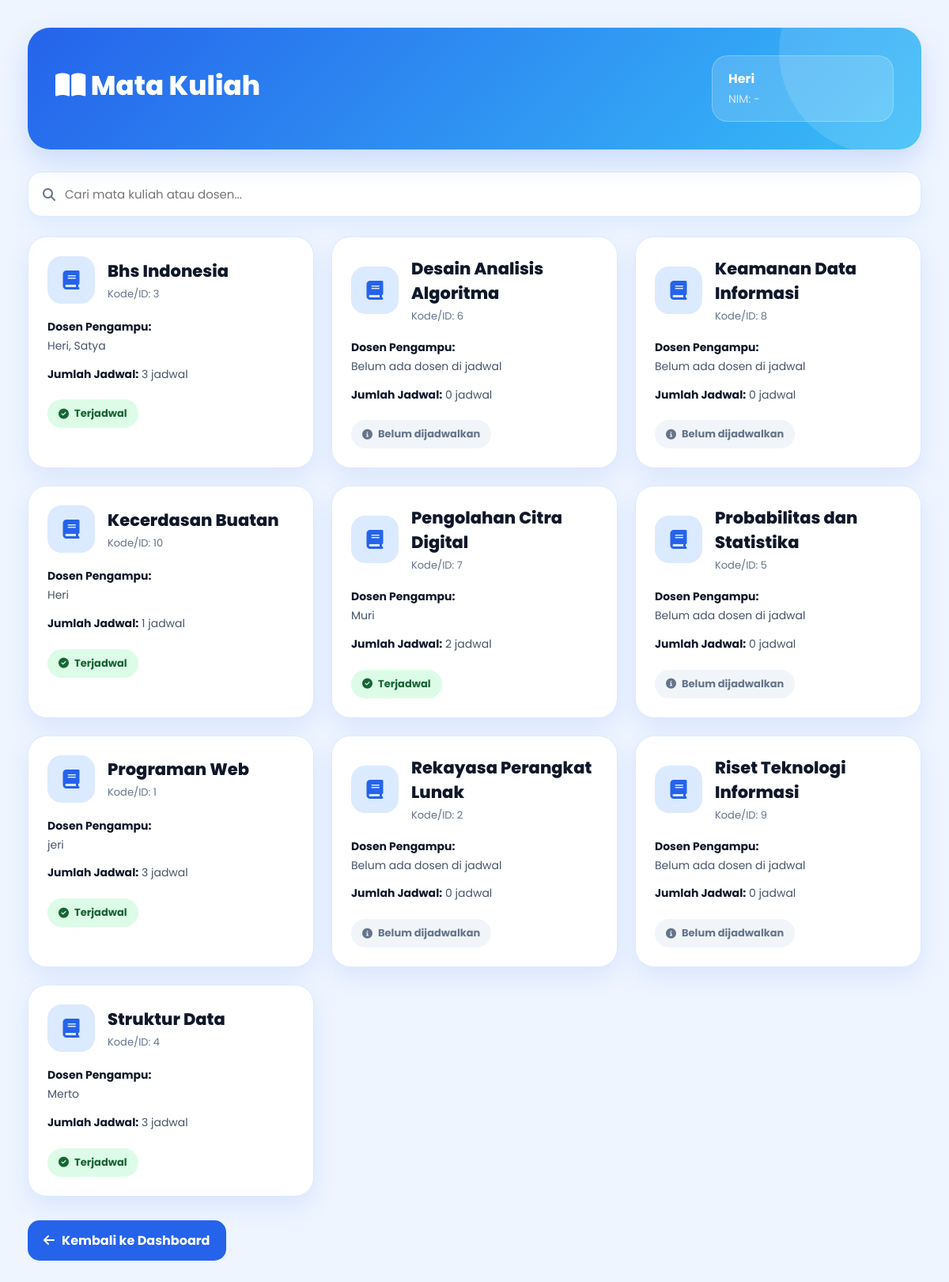
The app's page /matakuliah-mahasiswa.php (signed in) with its own data.
### tables this page shows
CREATE TABLE `mata_kuliah` (
  `id_matkul` int(11) NOT NULL,
  `nama_matkul` varchar(100) NOT NULL,
  `sks` int(11) NOT NULL
);

### matakuliah-mahasiswa.php (the view, shortened to what this page needs)
<?php
include "connect.php";
function e($text) {
    return htmlspecialchars($text ?? '', ENT_QUOTES, 'UTF-8');
}
$namaMahasiswa = $_SESSION['nama'];
$nimMahasiswa  = $_SESSION['nim'] ?? '-';
$query = mysqli_query($conn, "
    SELECT
        mk.id_matkul,
        mk.nama_matkul,
        GROUP_CONCAT(DISTINCT d.nama_dosen SEPARATOR ', ') AS dosen_pengampu,
        COUNT(DISTINCT jk.id_jadwal) AS total_jadwal
    FROM mata_kuliah mk
    LEFT JOIN jadwal_kuliah jk
    ON mk.id_matkul = jk.id_matkul
    LEFT JOIN dosen d
    ON jk.id_dosen = d.id_dosen
    GROUP BY mk.id_matkul, mk.nama_matkul
    ORDER BY mk.nama_matkul ASC
");
$totalMatkul = mysqli_num_rows($query);
?>
<!DOCTYPE html>
<html lang="id">
<head>
<link rel="stylesheet" href="https://cdnjs.cloudflare.com/ajax/libs/font-awesome/6.5.1/css/all.min.css">
</head>
<body>
<div class="container">
    <div class="header">
        <div class="header-content">
            <div>
                <h1>
                    <i class="fa-solid fa-book-open"></i>
                    Mata Kuliah
                </h1>
            </div>
            <div class="profile-box">
                <strong><?php echo e($namaMahasiswa); ?></strong>
                <span>NIM: <?php echo e($nimMahasiswa); ?></span>
            </div>
        </div>
    </div>
    <?php if ($totalMatkul > 0) { ?>
        <div class="search-box">
            <i class="fa-solid fa-magnifying-glass"></i>
            <input type="text" id="searchInput" placeholder="Cari mata kuliah atau dosen...">
        </div>
        <div class="cards">
            <?php while ($d = mysqli_fetch_assoc($query)) { ?>
                <?php
                $dosenPengampu = $d['dosen_pengampu'];
                if (!$dosenPengampu) {
                    $dosenPengampu = "Belum ada dosen di jadwal";
                }
                $totalJadwal = (int)$d['total_jadwal'];
                ?>
                <div class="card">
                    <div class="card-top">
                        <div class="card-icon">
                            <i class="fa-solid fa-book"></i>
                        </div>
                        <div>
                            <h3><?php echo e($d['nama_matkul']); ?></h3>
                            <div class="card-id">
                                Kode/ID: <?php echo e($d['id_matkul']); ?>
                            </div>
                        </div>
                    </div>
                    <div class="info">
                        <strong>Dosen Pengampu:</strong><br>
                        <?php echo e($dosenPengampu); ?>
                    </div>
                    <div class="info">
                        <strong>Jumlah Jadwal:</strong>
                        <?php echo $totalJadwal; ?> jadwal
                    </div>
                    <?php if ($totalJadwal > 0) { ?>
                        <span class="badge green">
                            <i class="fa-solid fa-circle-check"></i>
                            Terjadwal
                        </span>
                    <?php } else { ?>
                        <span class="badge gray">
                            <i class="fa-solid fa-circle-info"></i>
                            Belum dijadwalkan
                        </span>
                    <?php } ?>
                </div>
            <?php } ?>
        </div>
    <?php } ?>
    <a href="dashboard-user.php" class="btn btn-back">
        <i class="fa-solid fa-arrow-left"></i>
        Kembali ke Dashboard
    </a>
</div>
</body>
</html>

### matakuliah-mahasiswa.php (style rules this page uses)
* { margin:0; padding:0; box-sizing:border-box; font-family:'Poppins', sans-serif; }
body { min-height:100vh; background:#eef5ff; padding:35px; color:#0f172a; }
.container { width:100%; max-width:1250px; margin:auto; }
.header { background:linear-gradient(135deg, #2563eb, #38bdf8); color:white; border-radius:28px; padding:35px; margin-bottom:28px; box-shadow:0 15px 35px rgba(37,99,235,0.18); position:relative; overflow:hidden; }
.header::before { content:""; position:absolute; width:260px; height:260px; border-radius:50%; background:rgba(255,255,255,0.13); top:-100px; right:-80px; }
.header-content { position:relative; z-index:1; display:flex; justify-content:space-between; align-items:center; gap:20px; }
.header h1 { font-size:34px; font-weight:800; margin-bottom:8px; }
.profile-box { background:rgba(255,255,255,0.16); border:1px solid rgba(255,255,255,0.25); padding:16px 20px; border-radius:20px; min-width:230px; }
.profile-box strong { display:block; font-size:16px; }
.profile-box span { color:#dbeafe; font-size:14px; }
.search-box { background:white; border:1px solid #dbeafe; border-radius:18px; padding:16px 18px; display:flex; align-items:center; gap:12px; margin-bottom:25px; box-shadow:0 10px 25px rgba(37,99,235,0.08); }
.search-box i { color:#64748b; }
.search-box input { width:100%; border:none; outline:none; background:transparent; font-size:15px; color:#0f172a; }
.cards { display:grid; grid-template-columns:repeat(auto-fit, minmax(310px, 1fr)); gap:22px; }
.card { background:white; border:1px solid #dbeafe; border-radius:24px; padding:24px; box-shadow:0 12px 30px rgba(37,99,235,0.10); transition:0.25s; }
.card-top { display:flex; gap:16px; align-items:center; margin-bottom:18px; }
.card-icon { width:60px; height:60px; border-radius:18px; background:#dbeafe; color:#2563eb; display:flex; justify-content:center; align-items:center; font-size:24px; flex-shrink:0; }
.card h3 { font-size:21px; font-weight:800; color:#0f172a; }
.card-id { color:#64748b; font-size:13px; margin-top:4px; }
.info { margin-bottom:12px; color:#475569; line-height:1.7; font-size:14px; }
.info strong { color:#0f172a; }
.badge { display:inline-flex; align-items:center; gap:7px; padding:8px 14px; border-radius:999px; font-size:13px; font-weight:700; background:#dbeafe; color:#1d4ed8; margin-top:8px; }
.badge.green { background:#dcfce7; color:#166534; }
.badge.gray { background:#f1f5f9; color:#64748b; }
.btn { display:inline-flex; align-items:center; gap:9px; text-decoration:none; padding:13px 20px; border-radius:15px; font-weight:700; transition:0.25s; margin-top:30px; }
.btn-back { background:#2563eb; color:white; }

### records on screen
mata_kuliah: nama_matkul "Bhs Indonesia", id_matkul "3", dosenPengampu "Heri, Satya", totalJadwal "3", shows "Terjadwal"
mata_kuliah: nama_matkul "Desain Analisis Algoritma", id_matkul "6", dosenPengampu "Belum ada dosen di jadwal", totalJadwal "0", shows "Belum dijadwalkan"
mata_kuliah: nama_matkul "Keamanan Data Informasi", id_matkul "8", dosenPengampu "Belum ada dosen di jadwal", totalJadwal "0", shows "Belum dijadwalkan"
mata_kuliah: nama_matkul "Kecerdasan Buatan", id_matkul "10", dosenPengampu "Heri", totalJadwal "1", shows "Terjadwal"
mata_kuliah: nama_matkul "Pengolahan Citra Digital", id_matkul "7", dosenPengampu "Muri", totalJadwal "2", shows "Terjadwal"
mata_kuliah: nama_matkul "Probabilitas dan Statistika", id_matkul "5", dosenPengampu "Belum ada dosen di jadwal", totalJadwal "0", shows "Belum dijadwalkan"
mata_kuliah: nama_matkul "Programan Web", id_matkul "1", dosenPengampu "jeri", totalJadwal "3", shows "Terjadwal"
mata_kuliah: nama_matkul "Rekayasa Perangkat Lunak", id_matkul "2", dosenPengampu "Belum ada dosen di jadwal", totalJadwal "0", shows "Belum dijadwalkan"
mata_kuliah: nama_matkul "Riset Teknologi Informasi", id_matkul "9", dosenPengampu "Belum ada dosen di jadwal", totalJadwal "0", shows "Belum dijadwalkan"
mata_kuliah: nama_matkul "Struktur Data", id_matkul "4", dosenPengampu "Merto", totalJadwal "3", shows "Terjadwal"

### other values on screen
$namaMahasiswa "Heri"
$nimMahasiswa "-"
